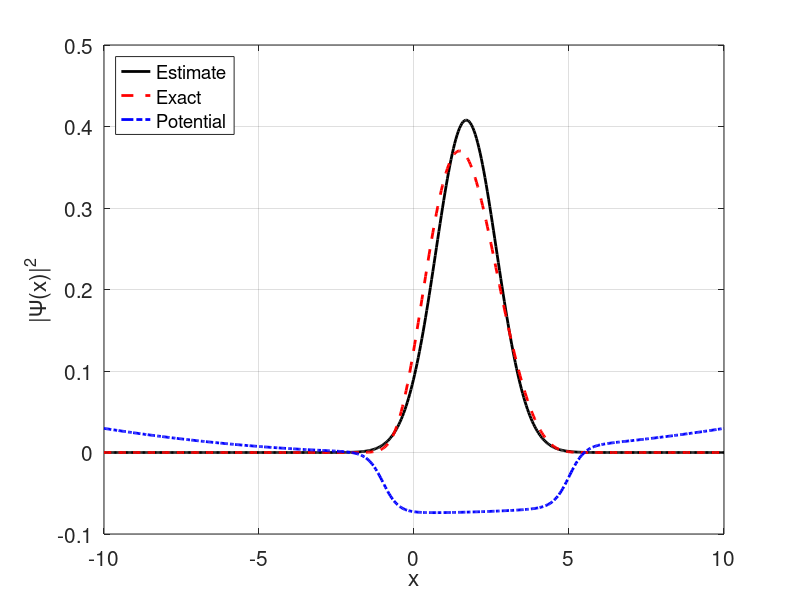

Reproduce this figure in MATLAB.
% This script estimates the ground state energy of a specific potential 
% by means of the variational principle. As a trial function we use a 
% Gaussian wave packet with variable width mean position.
%
% The Hamiltonian is estimated numerically using an FFT representation 
% of the kinetic energy.
%
% The ground state energy is also calculated "exactly" by diagoalizing 
% the full, numerical Hamiltonian.
%
% Inputs for the gradient decent approach:
% Sigma0    - starting point for the width
% Mu        - starting point for the mean position
% Gamma     - the so-called learning rate
% GradientMin  - the lower limit for the length of the gradient
% DerivStep    - the numerical step size for estimating the gradient
%
% Grid parameters
% L         - size of domain 
% N         - number of grid points (should be 2^n)
%
% Physical inputs:
% V0        - the height of the smoothl rectangular potential (negative)
% w         - the width of the potential
% s         - the "smoothness" of the potential 
% Vpot      - the potential - which has an additional square term
%
% All parameters and functions are hard coded initially

% Parameters for gradient descent
Sigma0 = 2;
Mu0 = 4;
Gamma = 0.1;
GradientMin = 1e-3;
DerivStep = 1e-1;

% Parameters for the smoothly rectangular part of the potential:
V0 = -5;
w = 6;
s = 4;

% Grid parameters
L = 20;
N = 512;              

% Shape of the potential
Vsmooth = @(x) V0./(exp(s*(abs(x)-w/2))+1);
Vpot = @(x) Vsmooth(x-2) + x.^2/50;

% Set up the grid.
x = linspace(-L/2, L/2, N)';
h = L/(N-1);

% Set up kinetic energy matrix by means of the fast Fourier transform
k = 2*pi/(N*h)*[0:(N/2-1), (-N/2:-1)];          % Vector with k-values
% Fourier transform the identity matrix:
Tmat_FFT = fft(eye(N));
% Multiply by (ik)^2
Tmat_FFT = diag(-k.^2)*Tmat_FFT;
% Transform back to x-representation
Tmat_FFT = ifft(Tmat_FFT);
Tmat_FFT = -1/2*Tmat_FFT;            % Correct prefactor

% Potential energy
V = diag(Vpot(x));
% Total Hamiltonian
H = Tmat_FFT + V;

% The Gaussian shape used in the trial function
PsiTest = @(x,sigma, mu) (2*pi*sigma^2)^(-0.25)*...
    exp(-(x-mu).^2/(4*sigma^2));

% Function which calculates energy expectation value
EnergyExpectation = @(sigma, mu) h*PsiTest(x, sigma, mu)'*H* ...
    PsiTest(x, sigma, mu);

% 
% Gradient descent
%
% Initiate parameters for gradient descent
index = 1;
sigma = Sigma0;
mu = Mu0;
LengthGradient = 1e6;           % Fix high value to get the loop going

% Iterate while the gradient is large enough
while LengthGradient > GradientMin
  % Calculate new energy estimate
  EnergyEstimate = EnergyExpectation(sigma, mu);
  
  % Estimate partial derivatives by means of midpoint rule
  dEdSigma = (EnergyExpectation(sigma+DerivStep, mu) - ...
      EnergyExpectation(sigma-DerivStep, mu))/(2*DerivStep);
  dEdMu = (EnergyExpectation(sigma, mu+DerivStep) - ...
      EnergyExpectation(sigma, mu-DerivStep))/(2*DerivStep);
  % Calculate length of the gradient
  LengthGradient = sqrt(dEdSigma^2 + dEdMu^2);
  
  % Update sigma and mu
  sigma = sigma - Gamma*dEdSigma;
  mu = mu - Gamma*dEdMu;

  % Write estimate to screen for every 10th iteration
  if mod(index, 10) == 0
      disp(['Iteration: ', num2str(index), ', energy: ',...
          num2str(EnergyEstimate)])
  end
  
  % Update index
  index=index+1;                          
end

% Diagonalize to find actual eigenstates and energies
[EigVectors EigValues] = eig(H);
% Extract eigen values from diagonal matrix
EigValues = diag(real(EigValues));
% Sort them
[EigValues, Indexes] = sort(EigValues);
EigVectors = EigVectors(:, Indexes);
% "Exact" groundState
GroundStateEnergy = EigValues(1);
% Normalized ground state wave function:
GroundStateWF = EigVectors(:,1)/sqrt(h);

% Write estimates and error to screen
disp(['Ground state energy estimate: ', ...
    num2str(EnergyEstimate)])
disp(['Actual ground state energy (on the grid): ', ...
    num2str(GroundStateEnergy)])
Error = EnergyEstimate - GroundStateEnergy;
disp(['The error in ground state energy is ', num2str(Error),'.'])
RelError = abs(Error/GroundStateEnergy)
disp(['This is corresponds to the relative error ',...
    num2str(RelError*100),' %.'])

%
% Plot ground state energy estimate and compare with "exact" result
%
figure(2)
% Plot estimate
PsiEstimate = PsiTest(x, sigma, mu);
plot(x, abs(PsiEstimate).^2, 'k-', 'linewidth', 2)
hold on
% Plot true ground state on the grid
plot(x, abs(GroundStateWF).^2, 'r--', 'linewidth', 2)
% Plot scaled potential
MaxVal = max(abs(GroundStateWF).^2);
plot(x, Vpot(x)/abs(V0)*MaxVal*0.2, 'b-.', 'linewidth', 2)
hold off
% Cosmetics
grid on
xlabel('x')
ylabel('|\Psi(x)|^2')
legend('Estimate','Exact', 'Potential', 'location', ...
    'northwest')
set(gca,'fontsize',15)
